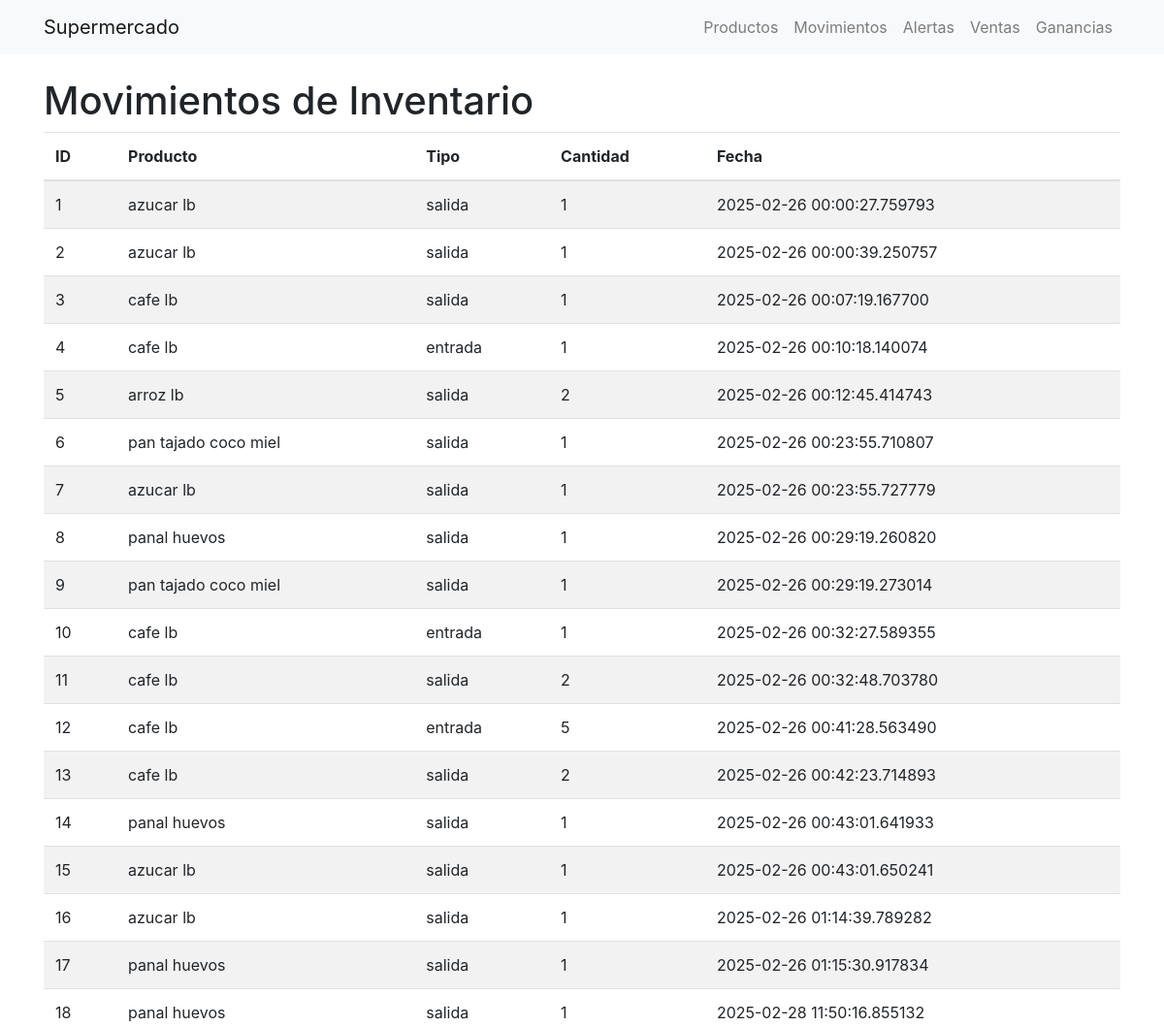
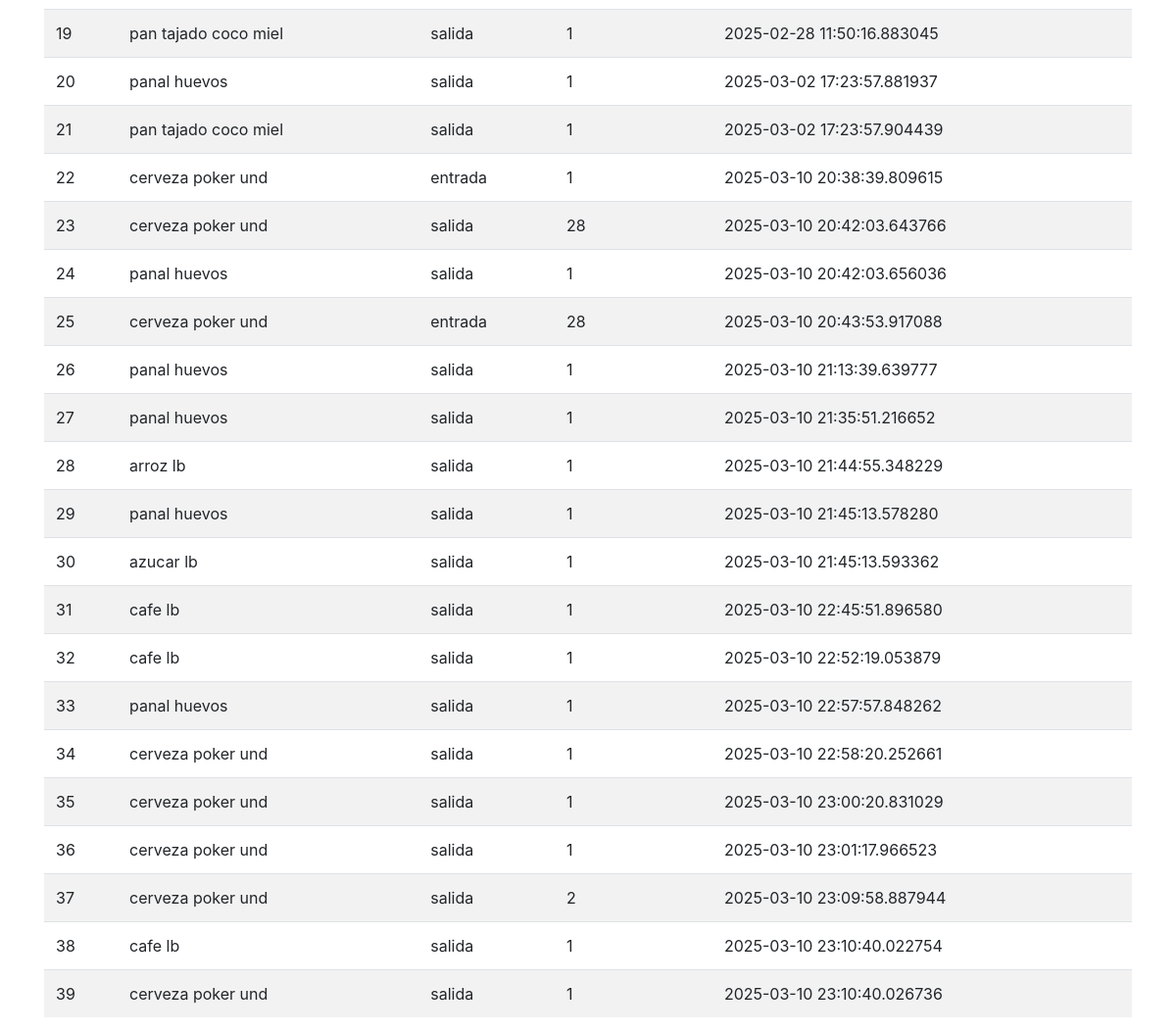
Page /movimientos on the committed database (2 pictures, top to bottom).
### app.py (models this page shows)
class Producto(db.Model):
    id = db.Column(db.Integer, primary_key=True)
    nombre = db.Column(db.String(100), nullable=False)
    categoria = db.Column(db.String(100), nullable=False)
    precio_compra = db.Column(db.Float, nullable=False)
    precio_venta = db.Column(db.Float, nullable=False)
    stock_disponible = db.Column(db.Integer, nullable=False)
    proveedor = db.Column(db.String(100), nullable=False)
    umbral_alerta = db.Column(db.Integer, nullable=False, default=5)

class MovimientoInventario(db.Model):
    id = db.Column(db.Integer, primary_key=True)
    producto_id = db.Column(db.Integer, db.ForeignKey('producto.id'), nullable=False)
    producto = db.relationship('Producto', backref='movimientos', lazy=True)  # Relación con Producto
    tipo_movimiento = db.Column(db.String(10), nullable=False)  # entrada/salida
    cantidad = db.Column(db.Integer, nullable=False)
    fecha = db.Column(db.DateTime, nullable=False, default=db.func.current_timestamp())

### app.py (the view)
@app.route('/movimientos')
def movimientos():
    movimientos = MovimientoInventario.query.all()
    movimientos_con_producto = []
    for movimiento in movimientos:
        producto = Producto.query.get(movimiento.producto_id)
        movimiento_con_producto = {
            'id': movimiento.id,
            'producto_nombre': producto.nombre,
            'tipo_movimiento': movimiento.tipo_movimiento,
            'cantidad': movimiento.cantidad,
            'fecha': movimiento.fecha
        }
        movimientos_con_producto.append(movimiento_con_producto)
    return render_template('movimientos.html', movimientos=movimientos_con_producto)

### templates/movimientos.html
{% extends 'index.html' %}
{% block content %}
    <h1>Movimientos de Inventario</h1>
    <table class="table table-striped">
        <thead>
            <tr>
                <th>ID</th>
                <th>Producto</th>
                <th>Tipo</th>
                <th>Cantidad</th>
                <th>Fecha</th>
            </tr>
        </thead>
        <tbody>
            {% for movimiento in movimientos %}
                <tr>
                    <td>{{ movimiento.id }}</td>
                    <td>{{ movimiento.producto_nombre }}</td>
                    <td>{{ movimiento.tipo_movimiento }}</td>
                    <td>{{ movimiento.cantidad }}</td>
                    <td>{{ movimiento.fecha }}</td>
                </tr>
            {% endfor %}
        </tbody>
    </table>
{% endblock %}

### rows in the picture
Producto: producto_nombre "azucar lb" "azucar lb" "azucar lb" "azucar lb" "azucar lb" "azucar lb"
MovimientoInventario: tipo_movimiento "salida", fecha "2025-02-26 00:00:27.759793"
MovimientoInventario: tipo_movimiento "salida", fecha "2025-02-26 00:00:39.250757"
Producto: producto_nombre "cafe lb" "cafe lb" "cafe lb" "cafe lb" "cafe lb" "cafe lb" "cafe lb" "cafe lb" "cafe lb"
MovimientoInventario: tipo_movimiento "salida", fecha "2025-02-26 00:07:19.167700"
MovimientoInventario: tipo_movimiento "entrada", fecha "2025-02-26 00:10:18.140074"
Producto: producto_nombre "arroz lb" "arroz lb"
MovimientoInventario: tipo_movimiento "salida", fecha "2025-02-26 00:12:45.414743"
Producto: producto_nombre "pan tajado coco miel" "pan tajado coco miel" "pan tajado coco miel" "pan tajado coco miel"
MovimientoInventario: tipo_movimiento "salida", fecha "2025-02-26 00:23:55.710807"
MovimientoInventario: tipo_movimiento "salida", fecha "2025-02-26 00:23:55.727779"
Producto: producto_nombre "panal huevos" "panal huevos" "panal huevos" "panal huevos" "panal huevos" "panal huevos" "panal huevos" "panal huevos" "panal huevos" "panal huevos"
MovimientoInventario: tipo_movimiento "salida", fecha "2025-02-26 00:29:19.260820"
MovimientoInventario: tipo_movimiento "salida", fecha "2025-02-26 00:29:19.273014"
MovimientoInventario: tipo_movimiento "entrada", fecha "2025-02-26 00:32:27.589355"
MovimientoInventario: tipo_movimiento "salida", fecha "2025-02-26 00:32:48.703780"
MovimientoInventario: tipo_movimiento "entrada", fecha "2025-02-26 00:41:28.563490"
MovimientoInventario: tipo_movimiento "salida", fecha "2025-02-26 00:42:23.714893"
MovimientoInventario: tipo_movimiento "salida", fecha "2025-02-26 00:43:01.641933"
MovimientoInventario: tipo_movimiento "salida", fecha "2025-02-26 00:43:01.650241"
MovimientoInventario: tipo_movimiento "salida", fecha "2025-02-26 01:14:39.789282"
MovimientoInventario: tipo_movimiento "salida", fecha "2025-02-26 01:15:30.917834"
MovimientoInventario: tipo_movimiento "salida", fecha "2025-02-28 11:50:16.855132"
MovimientoInventario: tipo_movimiento "salida", fecha "2025-02-28 11:50:16.883045"
MovimientoInventario: tipo_movimiento "salida", fecha "2025-03-02 17:23:57.881937"
MovimientoInventario: tipo_movimiento "salida", fecha "2025-03-02 17:23:57.904439"
Producto: producto_nombre "cerveza poker und" "cerveza poker und" "cerveza poker und" "cerveza poker und" "cerveza poker und" "cerveza poker und" "cerveza poker und" "cerveza poker und"
MovimientoInventario: tipo_movimiento "entrada", fecha "2025-03-10 20:38:39.809615"
MovimientoInventario: tipo_movimiento "salida", fecha "2025-03-10 20:42:03.643766"
MovimientoInventario: tipo_movimiento "salida", fecha "2025-03-10 20:42:03.656036"
MovimientoInventario: tipo_movimiento "entrada", fecha "2025-03-10 20:43:53.917088"
MovimientoInventario: tipo_movimiento "salida", fecha "2025-03-10 21:13:39.639777"
MovimientoInventario: tipo_movimiento "salida", fecha "2025-03-10 21:35:51.216652"
MovimientoInventario: tipo_movimiento "salida", fecha "2025-03-10 21:44:55.348229"
MovimientoInventario: tipo_movimiento "salida", fecha "2025-03-10 21:45:13.578280"
MovimientoInventario: tipo_movimiento "salida", fecha "2025-03-10 21:45:13.593362"
MovimientoInventario: tipo_movimiento "salida", fecha "2025-03-10 22:45:51.896580"
MovimientoInventario: tipo_movimiento "salida", fecha "2025-03-10 22:52:19.053879"
MovimientoInventario: tipo_movimiento "salida", fecha "2025-03-10 22:57:57.848262"
MovimientoInventario: tipo_movimiento "salida", fecha "2025-03-10 22:58:20.252661"
MovimientoInventario: tipo_movimiento "salida", fecha "2025-03-10 23:00:20.831029"
MovimientoInventario: tipo_movimiento "salida", fecha "2025-03-10 23:01:17.966523"
MovimientoInventario: tipo_movimiento "salida", fecha "2025-03-10 23:09:58.887944"
MovimientoInventario: tipo_movimiento "salida", fecha "2025-03-10 23:10:40.022754"
MovimientoInventario: tipo_movimiento "salida", fecha "2025-03-10 23:10:40.026736"

### other values in the picture
{{ movimiento.id }} "1" "2" "3" "4" "5" "6" "7" "8" "9" "10" "11" "12" "13" "14" "15" "16" "17" "18" "19" "20" "21" "22" "23" "24" "25" "26" "27" "28" "29" "30" "31" "32" "33" "34" "35" "36" "37" "38" "39"
{{ movimiento.cantidad }} "1" "1" "1" "1" "2" "1" "1" "1" "1" "1" "2" "5" "2" "1" "1" "1" "1" "1" "1" "1" "1" "1" "28" "1" "28" "1" "1" "1" "1" "1" "1" "1" "1" "1" "1" "1" "2" "1" "1"
